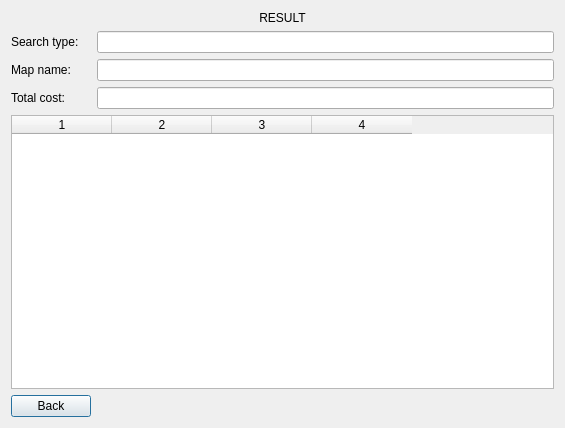
<?xml version="1.0" encoding="UTF-8"?>
<ui version="4.0">
 <class>SearchResultDlg</class>
 <widget class="QDialog" name="SearchResultDlg">
  <property name="geometry">
   <rect>
    <x>0</x>
    <y>0</y>
    <width>565</width>
    <height>428</height>
   </rect>
  </property>
  <property name="windowTitle">
   <string>Dialog</string>
  </property>
  <layout class="QGridLayout" name="gridLayout">
   <item row="2" column="1">
    <widget class="QLineEdit" name="lnMapName"/>
   </item>
   <item row="3" column="1">
    <widget class="QLineEdit" name="lnTotalCost"/>
   </item>
   <item row="1" column="0">
    <widget class="QLabel" name="lblSearchType">
     <property name="text">
      <string>Search type:</string>
     </property>
    </widget>
   </item>
   <item row="4" column="0" colspan="2">
    <widget class="QTableWidget" name="tblPath">
     <property name="columnCount">
      <number>4</number>
     </property>
     <column/>
     <column/>
     <column/>
     <column/>
    </widget>
   </item>
   <item row="1" column="1">
    <widget class="QLineEdit" name="lnSearchType"/>
   </item>
   <item row="2" column="0">
    <widget class="QLabel" name="lblMapName">
     <property name="text">
      <string>Map name:</string>
     </property>
    </widget>
   </item>
   <item row="0" column="0" colspan="2">
    <widget class="QLabel" name="lblTitle">
     <property name="text">
      <string>RESULT</string>
     </property>
     <property name="alignment">
      <set>Qt::AlignCenter</set>
     </property>
    </widget>
   </item>
   <item row="3" column="0">
    <widget class="QLabel" name="lblTotalCost">
     <property name="text">
      <string>Total cost:</string>
     </property>
    </widget>
   </item>
   <item row="5" column="0">
    <widget class="QPushButton" name="btnClose">
     <property name="text">
      <string>Back</string>
     </property>
    </widget>
   </item>
  </layout>
 </widget>
 <resources/>
 <connections/>
</ui>
